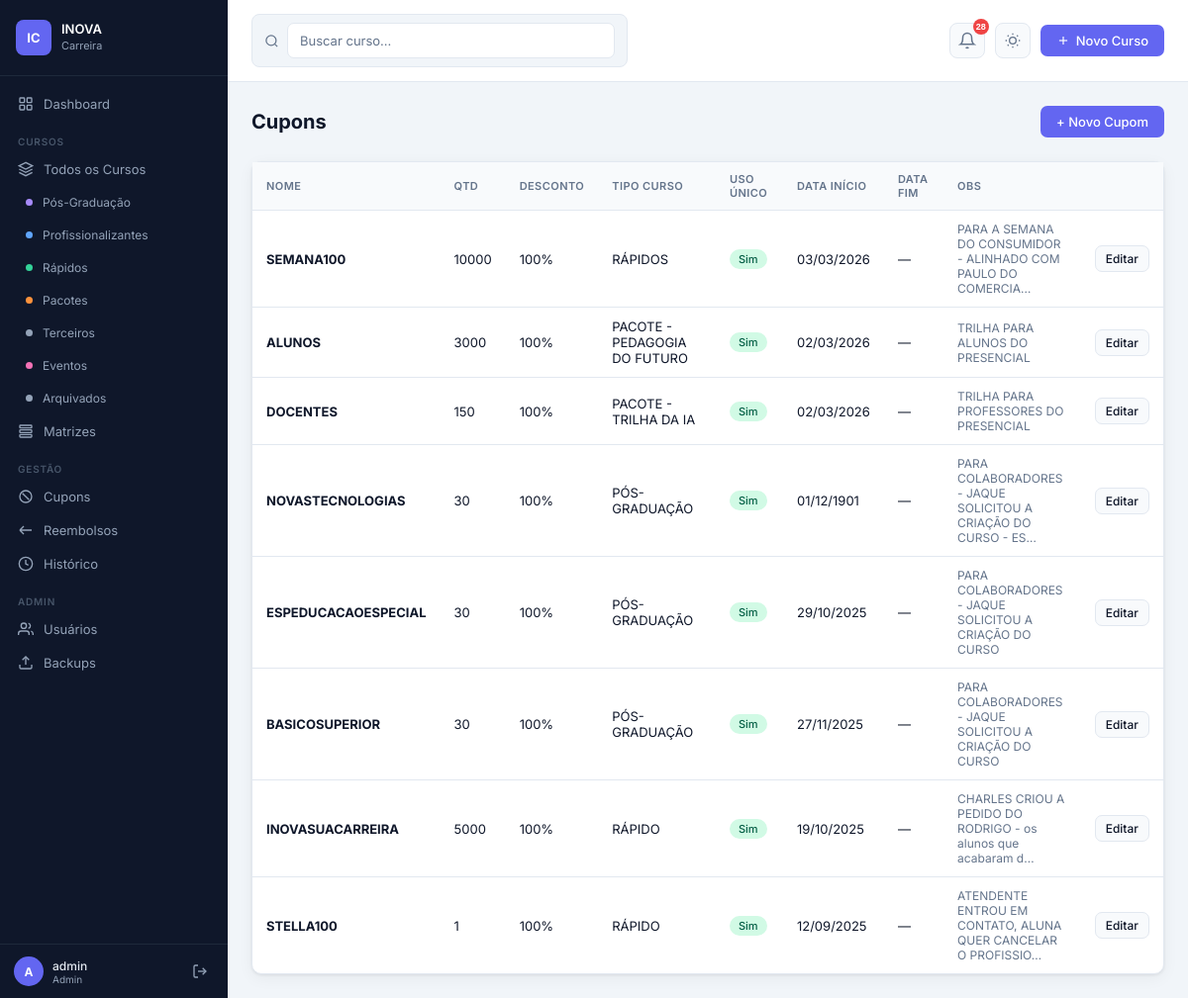
Screenshot of /cupons (signed in) with the database file from the repository.
### app.py (models this page shows)
class Coupon(db.Model):
    id           = db.Column(db.Integer, primary_key=True)
    nome         = db.Column(db.String(100), nullable=False)
    quantidade   = db.Column(db.Integer)
    desconto     = db.Column(db.Float)
    cursos_tipo  = db.Column(db.String(100))
    limite_curso = db.Column(db.Integer)
    uso_unico    = db.Column(db.Boolean, default=True)
    data_inicial = db.Column(db.Date)
    data_final   = db.Column(db.Date)
    obs          = db.Column(db.Text)
    created_at   = db.Column(db.DateTime, default=datetime.utcnow)

### app.py (the view)
@app.route('/cupons')
@perm_check('can_manage_cupons')
def cupons():
    cupons = Coupon.query.order_by(Coupon.created_at.desc()).all()
    return render_template('cupons.html', cupons=cupons)

### app.py (called while the page is built, shortened)
def perm_check(check_fn_name):
    def decorator(f):
        @wraps(f)
        def decorated(*args, **kwargs):
            if 'user_id' not in session:
                return redirect(url_for('login'))
            u = User.query.get(session['user_id'])
            if not u or not getattr(u, check_fn_name)():
                flash('Você não tem permissão para acessar esta seção.', 'danger')
                return redirect(url_for('dashboard'))
            return f(*args, **kwargs)
        return decorated
    return decorator

@app.context_processor
def inject_now():
    return {'now': datetime.now}

@app.before_request
def ensure_db():
    global _db_ready

    def can_manage_cupons(self):
        if self.role == 'admin': return True
        if self._p().get('block_cupons'): return False
        return self.role == 'editor' or self._p().get('cupons_gerenciar', False)

    def can_manage_reembolsos(self):
        if self.role == 'admin': return True
        if self._p().get('block_reembolsos'): return False
        return self.role == 'editor' or self._p().get('reembolsos_gerenciar', False)

    def can_view_historico(self):
        if self.role == 'admin': return True
        if self._p().get('block_historico'): return False
        return self.role == 'editor' or self._p().get('historico_ver', False)

### templates/cupons.html (shortened to what this page needs)
{% extends 'base.html' %}
{% block content %}
<div class="page">
  <div class="page-header">
    <div class="page-title">Cupons</div>
    {% if session.role in ['admin','editor'] %}
    <a href="{{ url_for('cupom_novo') }}" class="btn btn-primary">+ Novo Cupom</a>
    {% endif %}
  </div>
  <div class="card">
    <div class="table-wrapper">
      <table>
        <thead><tr><th>Nome</th><th>Qtd</th><th>Desconto</th><th>Tipo Curso</th><th>Uso Único</th><th>Data Início</th><th>Data Fim</th><th>Obs</th><th></th></tr></thead>
        <tbody>
          {% for c in cupons %}
          <tr>
            <td><strong>{{ c.nome }}</strong></td>
            <td>{{ c.quantidade }}</td>
            <td>{{ (c.desconto * 100)|int }}%</td>
            <td>{{ c.cursos_tipo or '—' }}</td>
            <td>{% if c.uso_unico %}<span class="badge badge-ativo">Sim</span>{% else %}<span class="badge badge-oculto">Não</span>{% endif %}</td>
            <td>{{ c.data_inicial.strftime('%d/%m/%Y') if c.data_inicial else '—' }}</td>
            <td>{{ c.data_final.strftime('%d/%m/%Y') if c.data_final else '—' }}</td>
            <td style="font-size:12px;color:var(--text-muted);max-width:200px">{{ (c.obs or '')[:60] }}{% if c.obs and c.obs|length > 60 %}…{% endif %}</td>
            <td>{% if session.role in ['admin','editor'] %}<a href="{{ url_for('cupom_editar', id=c.id) }}" class="btn btn-sm btn-secondary">Editar</a>{% endif %}</td>
          </tr>
          {% else %}
          <tr><td colspan="9" style="text-align:center;color:var(--text-muted);padding:32px">Nenhum cupom cadastrado.</td></tr>
          {% endfor %}
        </tbody>
      </table>
    </div>
  </div>
</div>
{% endblock %}

### static/css/style.css (style rules this page uses)
:root { --bg: #f1f5f9; --surface: #ffffff; --surface-2: #f8fafc; --sidebar-bg: #0f172a; --sidebar-border: #1e293b; --sidebar-text: #94a3b8; --sidebar-hover: #1e293b; --primary: #6366f1; --primary-hover: #4f46e5; --success: #10b981; --warning: #f59e0b; --danger: #ef4444; --text: #0f172a; --text-muted: #64748b; --border: #e2e8f0; --radius: 10px; --shadow: 0 1px 3px rgba(0,0,0,.07), 0 4px 16px rgba(0,0,0,.05); --transition: .18s ease; }
*, *::before, *::after { box-sizing: border-box; margin: 0; padding: 0; }
body { font-family: 'Inter', sans-serif; background: var(--bg); color: var(--text); font-size: 14px; transition: background var(--transition), color var(--transition); }
.page { padding: 24px; }
.page-header { display: flex; align-items: center; justify-content: space-between; margin-bottom: 24px; flex-wrap: wrap; gap: 12px; }
.page-title { font-size: 20px; font-weight: 700; }
.card { background: var(--surface); border-radius: var(--radius); box-shadow: var(--shadow); border: 1px solid var(--border); transition: background var(--transition), border-color var(--transition); }
.table-wrapper { overflow-x: auto; }
table { width: 100%; border-collapse: collapse; }
thead th { background: var(--surface-2); padding: 10px 14px; text-align: left; font-size: 11px; font-weight: 600; letter-spacing: .04em; text-transform: uppercase; color: var(--text-muted); border-bottom: 1px solid var(--border); transition: background var(--transition); }
tbody tr { border-bottom: 1px solid var(--border); transition: background var(--transition); }
tbody tr:last-child { border-bottom: none; }
td { padding: 11px 14px; font-size: 13px; vertical-align: middle; }
.badge { display: inline-flex; align-items: center; padding: 3px 9px; border-radius: 20px; font-size: 11px; font-weight: 500; white-space: nowrap; }
.badge-ativo { background: #d1fae5; color: #065f46; }
.btn { display: inline-flex; align-items: center; gap: 6px; padding: 8px 16px; border-radius: 7px; border: none; cursor: pointer; font-size: 13px; font-weight: 500; text-decoration: none; transition: all var(--transition); white-space: nowrap; }
.btn-primary { background: var(--primary); color: #fff; }
.btn-secondary { background: var(--surface-2); color: var(--text); border: 1px solid var(--border); }
.btn-sm { padding: 5px 10px; font-size: 12px; }

### rows the page displays
Coupon: nome "SEMANA100", quantidade "10000", (c.desconto*100)|int "100", cursos_tipo "RÁPIDOS", uso_unico "Sim", data_inicial "03/03/2026", data_final "—", obs "PARA A SEMANA DO CONSUMIDOR - ALINHADO COM PAULO DO COMERCIA"
Coupon: nome "ALUNOS", quantidade "3000", (c.desconto*100)|int "100", cursos_tipo "PACOTE - PEDAGOGIA DO FUTURO", uso_unico "Sim", data_inicial "02/03/2026", data_final "—", obs "TRILHA PARA ALUNOS DO PRESENCIAL"
Coupon: nome "DOCENTES", quantidade "150", (c.desconto*100)|int "100", cursos_tipo "PACOTE - TRILHA DA IA", uso_unico "Sim", data_inicial "02/03/2026", data_final "—", obs "TRILHA PARA PROFESSORES DO PRESENCIAL"
Coupon: nome "NOVASTECNOLOGIAS", quantidade "30", (c.desconto*100)|int "100", cursos_tipo "PÓS-GRADUAÇÃO", uso_unico "Sim", data_inicial "01/12/1901", data_final "—", obs "PARA COLABORADORES - JAQUE SOLICITOU A CRIAÇÃO DO CURSO - ES"
Coupon: nome "ESPEDUCACAOESPECIAL", quantidade "30", (c.desconto*100)|int "100", cursos_tipo "PÓS-GRADUAÇÃO", uso_unico "Sim", data_inicial "29/10/2025", data_final "—", obs "PARA COLABORADORES - JAQUE SOLICITOU A CRIAÇÃO DO CURSO"
Coupon: nome "BASICOSUPERIOR", quantidade "30", (c.desconto*100)|int "100", cursos_tipo "PÓS-GRADUAÇÃO", uso_unico "Sim", data_inicial "27/11/2025", data_final "—", obs "PARA COLABORADORES - JAQUE SOLICITOU A CRIAÇÃO DO CURSO"
Coupon: nome "INOVASUACARREIRA", quantidade "5000", (c.desconto*100)|int "100", cursos_tipo "RÁPIDO", uso_unico "Sim", data_inicial "19/10/2025", data_final "—", obs "CHARLES CRIOU A PEDIDO DO RODRIGO - os alunos que acabaram d"
Coupon: nome "STELLA100", quantidade "1", (c.desconto*100)|int "100", cursos_tipo "RÁPIDO", uso_unico "Sim", data_inicial "12/09/2025", data_final "—", obs "ATENDENTE ENTROU EM CONTATO, ALUNA QUER CANCELAR O PROFISSIO"

### other values shown
{{ session.username[0]|upper }} "A"
{{ session.username }} "admin"
{{ session.role }} "Admin"
{{ total_badge if total_badge < 100 else '99+' }} "28"
